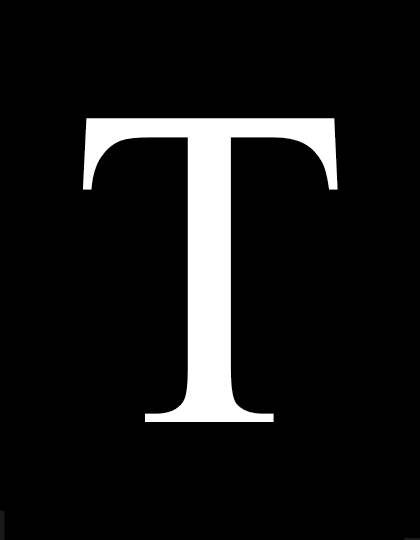
%> input picture DIP-HW1/data/Images/T.tif, 420 x 540 px
$ octave Q3.m   (GNU Octave 9; MATLAB toolbox functions it lacks are replaced by stand-ins)
%> lines starting %> are read from the running program, lines starting %| are printed output that depends on the picture
### DIP-HW1/src/utils/translationFunction.m
function translatedImage = translationFunction(inputImage, tx, ty)
    % Get the dimensions of the input image
    [rows, cols, channels] = size(inputImage);

    % Create a new image with the same dimensions as the input image
    translatedImage = zeros(rows, cols, channels, 'like', inputImage);

    % Loop through each pixel of the input image
    for m = 1:rows
        for n = 1:cols
            x = m + tx;
            y = n + ty;

            % Ensure the new coordinates are within the image bounds
            if x > 0 && x <= rows && y > 0 && y <= cols
                translatedImage(x, y, :) = inputImage(m, n, :);
            end
        end
    end
end

### DIP-HW1/src/Q3.m
% ---------------------------------------------------------------
% Problem 3 – Geometric Spatial Transformations without Built-in Functions
% ---------------------------------------------------------------
% Description:
% This script demonstrates the application of basic geometric spatial
% transformations—Scaling, Rotation, Translation, and Shear—on the image
% "T.tif" using manual implementation via affine transformation matrices.
%
% Note:
% - MATLAB built-in functions such as imresize, imtranslate, imrotate,
%   and imshear are NOT used in this script.
% - All transformations are performed using affine matrices (as per Table 2.2
%   of the textbook), and applied manually through pixel mapping techniques.
% - Parameters for each transformation (scaling factors, angles, shifts, etc.)
%   are chosen arbitrarily and clearly documented in each section.
%
% ---------------------------------------------------------------

clc;
clear;
close all;
%%
addpath(genpath(fileparts(mfilename('fullpath'))));

% Load the image
img_path = 'data/Images/T.tif';
T_img = imread(img_path);
%> T_img is the input picture: size 540x420 uint8; min 0, max 255, mean 22.4

% Display the original image
figure;
imshow(T_img);
title('Original Image');

%% Scaling Transformation Using affine2d func.

% T-scale = [s_x, 0, 0; 0, s_y, 0; 0, 0, 1]
% S_x is the scaling factor in the horizontal direction.
% S_y is the scaling factor in the vertical direction.

sx = 0.7;
sy = 1.2;

% Define scaling matrix
T_scale = [sx 0 0; 0 sy 0; 0 0 1];

tform_scale = affine2d(T_scale);
scaled_image = imwarp(T_img, tform_scale);
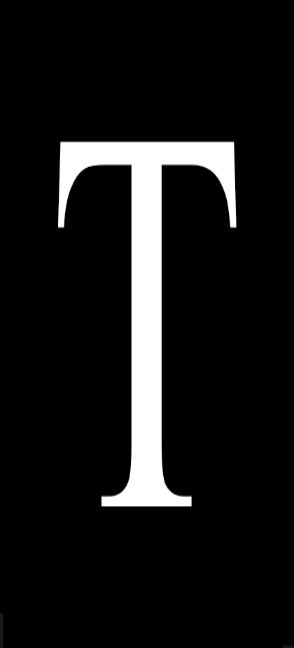
%> scaled_image: size 648x294 uint8; min 0, max 255, mean 22.4

% Display scaled image
figure(1);
imshow(scaled_image);
title(sprintf('Scaled Image(sx = %.1f and sy = %.1f)', sx, sy));

%% Rotation Transformation
% Define the rotation angle (in degrees) and convert to radians

theta = 30;  % Rotation angle in degrees
theta_rad = deg2rad(theta);  % Convert to radians

% Define the rotation matrix
T_rotate = [cos(theta_rad), -sin(theta_rad), 0;
            sin(theta_rad), cos(theta_rad), 0;
            0, 0, 1];

% Apply rotation using imwarp
tform_rotate = affine2d(T_rotate);
rotated_img = imwarp(T_img, tform_rotate);
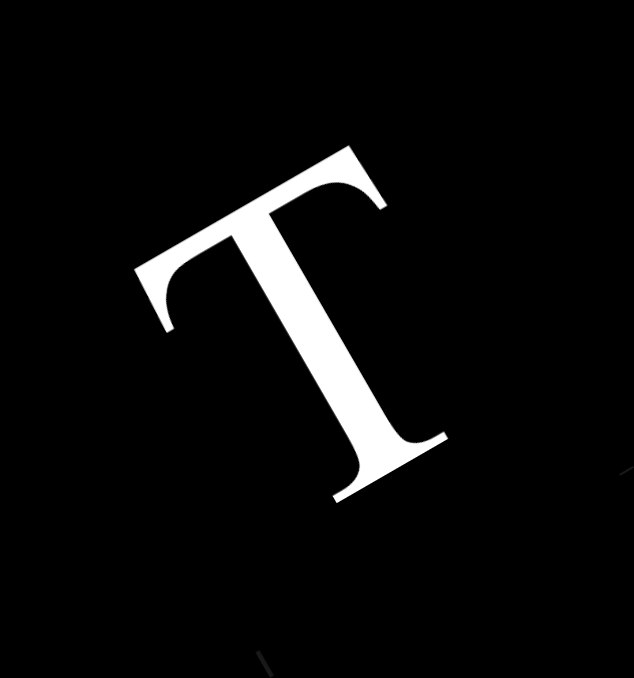
%> rotated_img: size 678x634 uint8; min 0, max 255, mean 11.8

% Display rotated image
figure(2);
imshow(rotated_img);
title(sprintf('Rotated Image (%.1f degrees)', theta));

%% Translation Transformation

tx = 50;
ty = 50;

translated_image = translationFunction(T_img, tx, ty);
%> in translationFunction, `translatedImage = zeros(rows, cols, channels, 'like', inputImage);`: translatedImage: size 540x420 uint8; every value is 0
%> after the loop in translationFunction, `for m = 1:rows`:
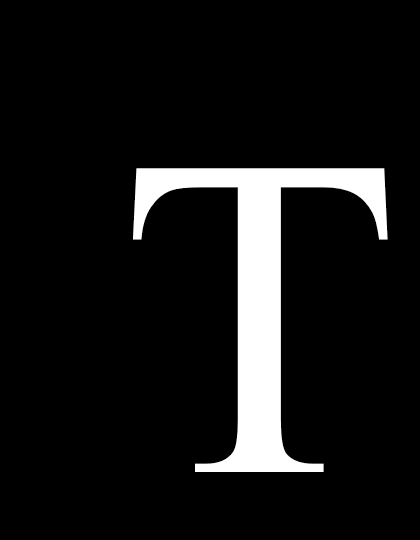
%> translatedImage: size 540x420 uint8; min 0, max 255, mean 22.4; mean of the top-left, top-right, bottom-left and bottom-right quarters 10.4, 35.3, 0.6, 43.4

% Display the translated image
figure(3);
imshow(translated_image);
title('Translated Image');

%% Shear Transformation

% Define the shear factors
Shx = 0.3;  % Shear in X direction
Shy = 0.2;  % Shear in Y direction

% Define the shear matrix
T_shear = [1 Shx 0; Shy 1 0; 0 0 1];

% Apply shear using imwarp
tform_shear = affine2d(T_shear);
sheared_img = imwarp(T_img, tform_shear);
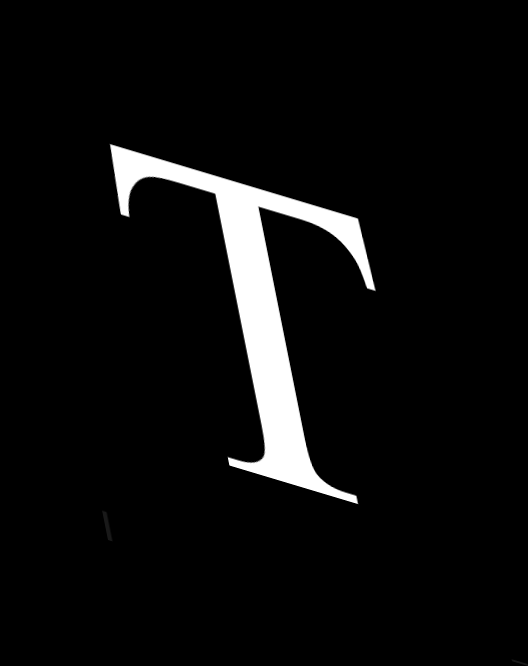
%> sheared_img: size 666x528 uint8; min 0, max 255, mean 13.6

% Display sheared image
figure(4);
imshow(sheared_img);
title(sprintf('Sheared Image (Shx=%.1f, Shy=%.1f)', Shx, Shy));
